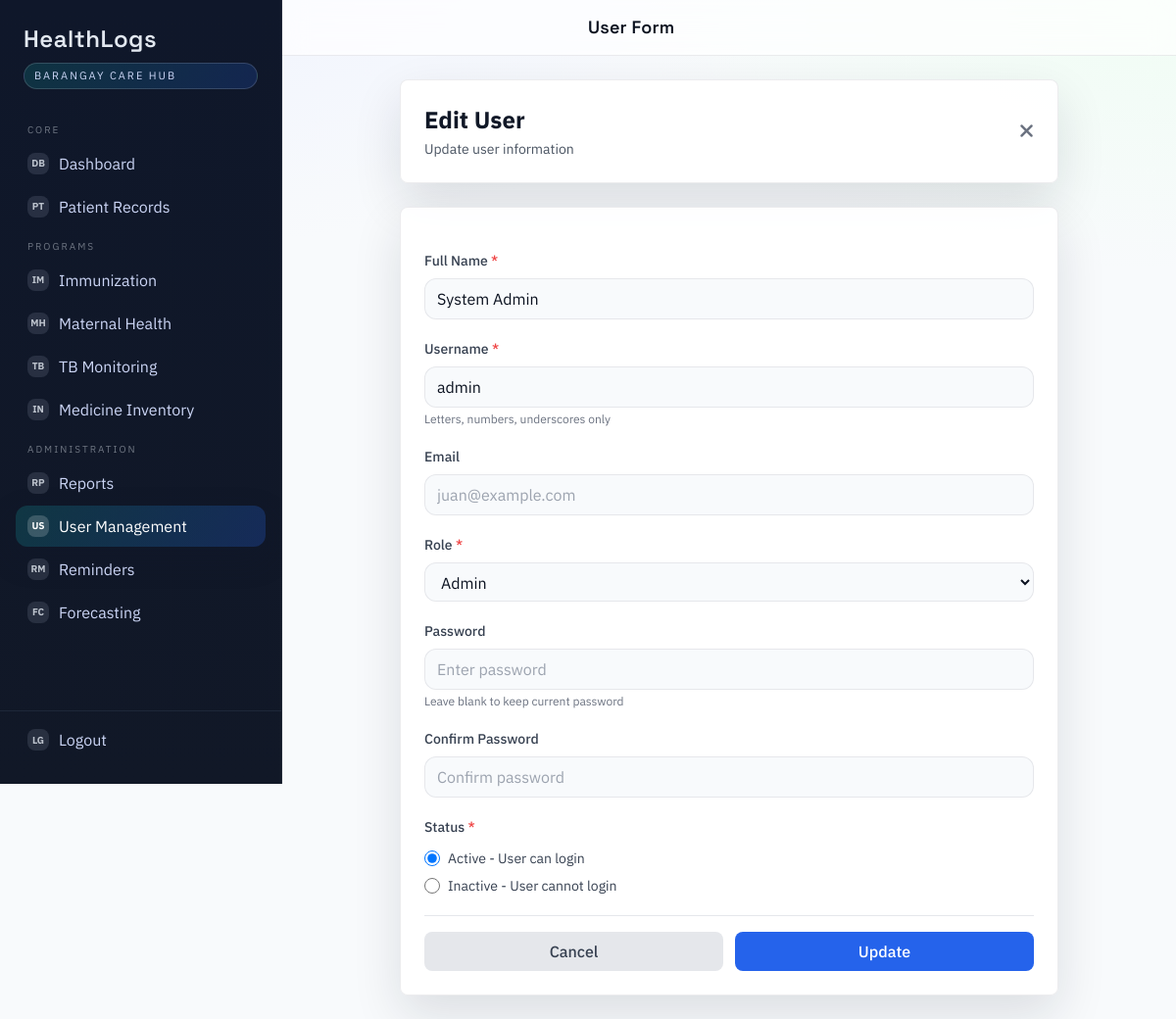
The app's page /public/users/form.php?id=1 (signed in) with its own data.
### tables this page shows
CREATE TABLE users (
  id INT UNSIGNED AUTO_INCREMENT PRIMARY KEY,
  role_id INT UNSIGNED NOT NULL,
  username VARCHAR(50) NOT NULL UNIQUE,
  password_hash VARCHAR(255) NOT NULL,
  full_name VARCHAR(120) NOT NULL,
  email VARCHAR(120) NULL,
  phone VARCHAR(30) NULL,
  status ENUM('active','inactive') NOT NULL DEFAULT 'active',
  created_at DATETIME NOT NULL DEFAULT CURRENT_TIMESTAMP,
  updated_at DATETIME NULL ON UPDATE CURRENT_TIMESTAMP,
  CONSTRAINT fk_users_role FOREIGN KEY (role_id) REFERENCES roles(id)
);

CREATE TABLE roles (
  id INT UNSIGNED AUTO_INCREMENT PRIMARY KEY,
  name VARCHAR(50) NOT NULL UNIQUE
);

### app/Core/FlashHelper.php (called while the page is built, shortened)
<?php
if (!function_exists('old')) {
    function old(string $key, $default = '') {
        $value = $_SESSION['old_input'][$key] ?? $default;
        return $value;
    }
}

### public/partials/bootstrap.php (called while the page is built, shortened)
<?php
require_once __DIR__ . '/../../app/Core/FlashHelper.php';
if (!function_exists('h')) {
    function h($value): string {
        return htmlspecialchars((string)$value, ENT_QUOTES, 'UTF-8');
    }
}

### public/users/form.php (the view, shortened to what this page needs)
<?php
require __DIR__ . '/../partials/bootstrap.php';
$isEdit = isset($_GET['id']);
if ($isEdit) {
    $stmt = $pdo->prepare("SELECT * FROM users WHERE id = ?");
    $stmt->execute([$_GET['id']]);
    $user = $stmt->fetch();
}
$rolesStmt = $pdo->query("SELECT * FROM roles WHERE name <> 'superadmin' ORDER BY name");
$roles = $rolesStmt->fetchAll();
require __DIR__ . '/../partials/header.php';
?>
<div class="max-w-2xl mx-auto">
    <div class="bg-white rounded-lg shadow p-6 mb-6">
        <div class="flex items-center justify-between">
            <div>
                <h1 class="text-2xl font-bold text-gray-900">
                    <?= $isEdit ? 'Edit User' : 'Add User' ?>
                </h1>
                <p class="text-gray-600 text-sm mt-1">
                    <?= $isEdit ? 'Update user information' : 'Create a new user account' ?>
                </p>
            </div>
            <a href="/HealthLogs/public/users.php" class="text-gray-500 hover:text-gray-700">
                <i class="fas fa-times text-xl"></i>
            </a>
        </div>
    </div>
    <div class="bg-white rounded-lg shadow p-6">
        <form method="POST" action="/HealthLogs/public/users/save.php" class="space-y-5">
            <div>
                <label class="block text-sm font-medium text-gray-700 mb-2">
                    Full Name <span class="text-red-500">*</span>
                </label>
                <input type="text"
                       name="full_name"
                       value="<?= h(old('full_name', $user['full_name'] ?? '')) ?>"
                       class="w-full px-3 py-2 border border-gray-300 rounded-lg focus:ring-2 focus:ring-blue-500 focus:border-blue-500"
                       placeholder="Juan Dela Cruz"
                       required>
            </div>
            <div>
                <label class="block text-sm font-medium text-gray-700 mb-2">
                    Username <span class="text-red-500">*</span>
                </label>
                <input type="text"
                       name="username"
                       value="<?= h(old('username', $user['username'] ?? '')) ?>"
                       class="w-full px-3 py-2 border border-gray-300 rounded-lg focus:ring-2 focus:ring-blue-500 focus:border-blue-500"
                       placeholder="juan_dela_cruz"
                       required>
                <p class="text-xs text-gray-500 mt-1">Letters, numbers, underscores only</p>
            </div>
            <div>
                <label class="block text-sm font-medium text-gray-700 mb-2">
                    Email
                </label>
                <input type="email"
                       name="email"
                       value="<?= h(old('email', $user['email'] ?? '')) ?>"
                       class="w-full px-3 py-2 border border-gray-300 rounded-lg focus:ring-2 focus:ring-blue-500 focus:border-blue-500"
                       placeholder="juan@example.com">
            </div>
            <div>
                <label class="block text-sm font-medium text-gray-700 mb-2">
                    Role <span class="text-red-500">*</span>
                </label>
                <select name="role_id" class="w-full px-3 py-2 border border-gray-300 rounded-lg focus:ring-2 focus:ring-blue-500 focus:border-blue-500" required>
                    <?php foreach ($roles as $role): ?>
                        <option value="<?= $role['id'] ?>" <?= (old('role_id', $user['role_id'] ?? '') == $role['id']) ? 'selected' : '' ?>>
                            <?= ucfirst(str_replace('_', ' ', $role['name'])) ?>
                        </option>
                    <?php endforeach; ?>
                </select>
            </div>
            <div>
                <label class="block text-sm font-medium text-gray-700 mb-2">
                    Password <?= $isEdit ? '' : '<span class="text-red-500">*</span>' ?>
                </label>
                <input type="password"
                       name="password"
                       class="w-full px-3 py-2 border border-gray-300 rounded-lg focus:ring-2 focus:ring-blue-500 focus:border-blue-500"
                       placeholder="Enter password"
                       <?= $isEdit ? '' : 'required' ?>>
                <p class="text-xs text-gray-500 mt-1">
                    <?= $isEdit ? 'Leave blank to keep current password' : 'Minimum 6 characters' ?>
                </p>
            </div>
            <div>
                <label class="block text-sm font-medium text-gray-700 mb-2">
                    Confirm Password <?= $isEdit ? '' : '<span class="text-red-500">*</span>' ?>
                </label>
                <input type="password"
                       name="password_confirmation"
                       class="w-full px-3 py-2 border border-gray-300 rounded-lg focus:ring-2 focus:ring-blue-500 focus:border-blue-500"
                       placeholder="Confirm password"
                       <?= $isEdit ? '' : 'required' ?>>
            </div>
            <div>
                <label class="block text-sm font-medium text-gray-700 mb-3">
                    Status <span class="text-red-500">*</span>
                </label>
                <div class="space-y-2">
                    <label class="flex items-center">
                        <input type="radio" name="status" value="active"
                               <?= (old('status', $user['status'] ?? 'active') === 'active') ? 'checked' : '' ?>
                               class="w-4 h-4 text-blue-600">
                        <span class="ml-2 text-sm text-gray-700">Active - User can login</span>
                    </label>
                    <label class="flex items-center">
                        <input type="radio" name="status" value="inactive"
                               <?= (old('status', $user['status'] ?? 'active') === 'inactive') ? 'checked' : '' ?>
                               class="w-4 h-4 text-blue-600">
                        <span class="ml-2 text-sm text-gray-700">Inactive - User cannot login</span>
                    </label>
                </div>
            </div>
            <div class="flex gap-3 pt-4 border-t border-gray-200">
                <a href="/HealthLogs/public/users.php"
                   class="flex-1 px-4 py-2 bg-gray-200 text-gray-700 rounded-lg hover:bg-gray-300 transition-colors text-center font-medium">
                    Cancel
                </a>
                <button type="submit"
                        class="flex-1 px-4 py-2 bg-blue-600 text-white rounded-lg hover:bg-blue-700 transition-colors font-medium">
                    <?= $isEdit ? 'Update' : 'Create' ?>
                </button>
            </div>
        </form>
    </div>
</div>
<?php require __DIR__ . '/../partials/footer.php'; ?>

### public/partials/header.php (style rules this page uses)
:root { --bg-1: #eef2ff; --bg-2: #f0fdf4; --ink: #0b1220; --muted: #5b6b82; --accent: #0ea5a4; --accent-2: #2563eb; --card: rgba(255, 255, 255, 0.92); --line: rgba(15, 23, 42, 0.08); --shadow: 0 20px 50px rgba(15, 23, 42, 0.12); }
html, body { height: 100%; padding: 0; margin: 0; }
body.app-body { font-family: 'IBM Plex Sans', ui-sans-serif, system-ui, sans-serif; color: var(--ink); background: radial-gradient(1200px 600px at 10% -10%, var(--bg-1), transparent 60%), radial-gradient(1000px 500px at 100% 0%, var(--bg-2), transparent 55%), #f8fafc; margin: 0; }
.app-content .bg-white { background: var(--card); border: 1px solid var(--line); box-shadow: var(--shadow); }
.app-content input, .app-content select, .app-content textarea { background: rgba(248, 250, 252, 0.9); border: 1px solid var(--line); border-radius: 12px; }

### records on screen
users: full_name "System Admin", username "admin", role_id "Admin", status "☑ Active - User can login", status "☐ Inactive - User cannot login"

### other values on screen
$pageTitle "User Form"
